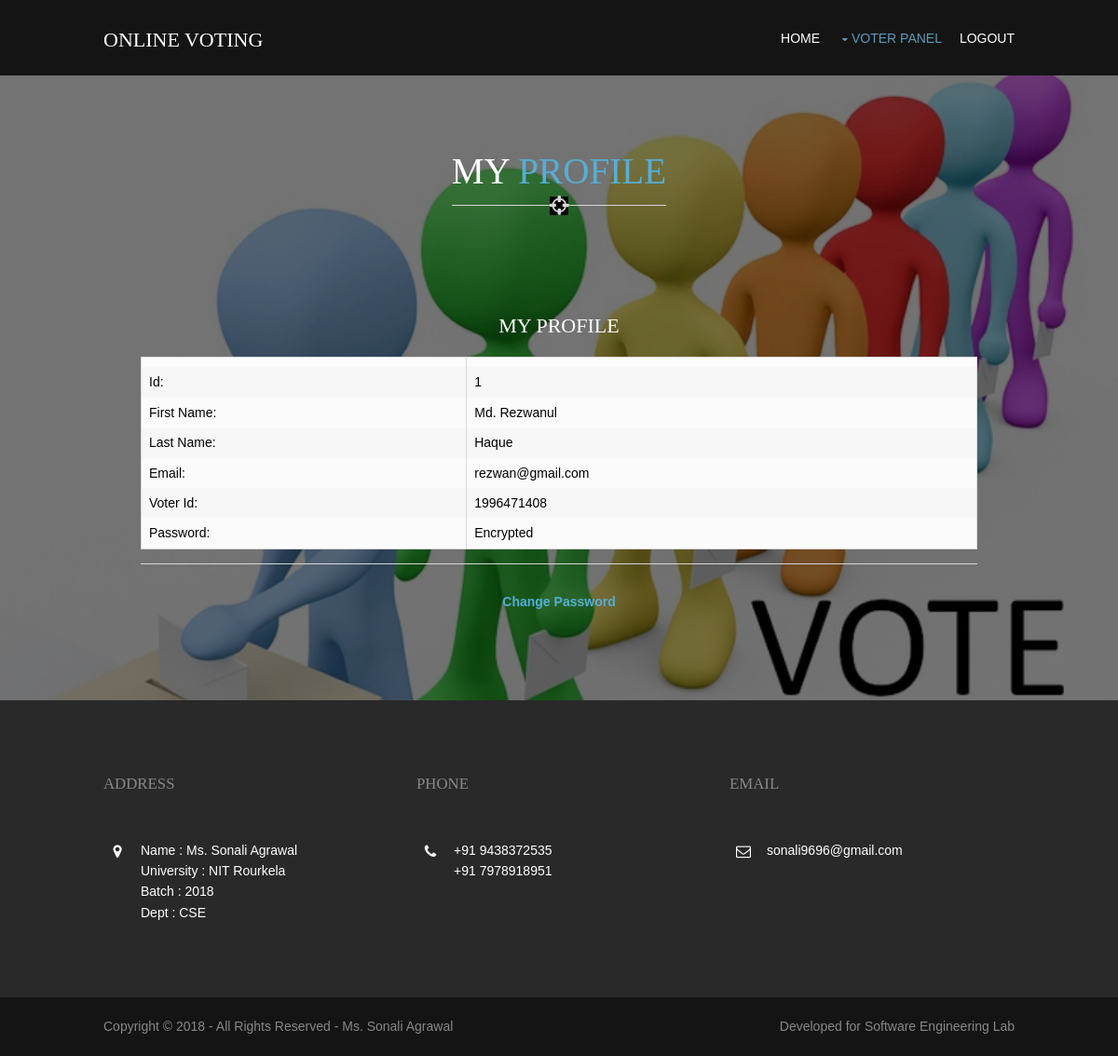
/manage-profile.php (signed in), run on the app's committed database.
### tables this page shows
CREATE TABLE IF NOT EXISTS `tbmembers` (
  `member_id` int(5) NOT NULL AUTO_INCREMENT,
  `first_name` varchar(45) NOT NULL,
  `last_name` varchar(45) NOT NULL,
  `email` varchar(45) NOT NULL,
  `voter_id` varchar(45) NOT NULL,
  `password` varchar(45) NOT NULL,
  `voter_status` int(11) NOT NULL DEFAULT '0',
  `candi_status` int(11) NOT NULL DEFAULT '0',
  `is_candidate` int(11) NOT NULL DEFAULT '0',
  `milestones` text NOT NULL,
  PRIMARY KEY (`member_id`),
  UNIQUE KEY `voter_id` (`voter_id`)
);

### manage-profile.php (the view, shortened to what this page needs)
<?php
 $mysqli = new mysqli("localhost", "root", "", "poll");
    $result= $mysqli->query("SELECT * FROM tbMembers WHERE member_id = '$_SESSION[member_id]'")
    or die("There are no records to display ... \n" . mysqli_error());
    $row = mysqli_fetch_array($result);
    if($row)
     {
         $stdId = $row['member_id'];
         $firstName = $row['first_name'];
         $lastName = $row['last_name'];
         $email = $row['email'];
         $voter_id = $row['voter_id'];
     }
?>
<!DOCTYPE html>
<html>
<head>
<link href="layout/styles/layout.css" rel="stylesheet" type="text/css" media="all">
</head>
<body id="top">
<div class="wrapper row1">
  <header id="header" class="hoc clear">
    <div id="logo" class="fl_left">
      <h1><a href="index.php">ONLINE VOTING</a></h1>
    </div>
    <nav id="mainav" class="fl_right">
      <ul class="clear">
        <li ><a href="voter.php">Home</a></li>
        <li class="active"><a class="drop" href="#">Voter Panel</a>
        </li>
        <li><a href="logout.php">Logout</a></li>
      </ul>
    </nav>
  </header>
</div>
<div class="wrapper bgded overlay" style="background-image:url('images/demo/backgrounds/background1.jpg');">
  <section id="testimonials" class="hoc container clear">
    <center>
	<h2 class="font-x3 uppercase btmspace-80 underlined"> My <a href="#">Profile</a></h2>
    </center>
	<ul class="nospace group">
        <center>
		<blockquote>
            <table border="0" width="620" align="center">
            <CAPTION><h3>MY PROFILE</h3></CAPTION>
            <form>
            <br>
            <tr><td></td><td></td></tr>
            <tr>
                <td style="color:#000000"; >Id:</td>
                <td style="color:#000000"; ><?php echo $stdId; ?></td>
            </tr>
            <tr>
                <td style="color:#000000"; >First Name:</td>
                <td style="color:#000000"; ><?php echo $firstName; ?></td>
            </tr>
            <tr>
                <td style="color:#000000"; >Last Name:</td>
                <td style="color:#000000"; ><?php echo $lastName; ?></td>
            </tr>
            <tr>
                <td style="color:#000000"; >Email:</td>
                <td style="color:#000000"; ><?php echo $email; ?></td>
            </tr>
            <tr>
                <td style="color:#000000"; >Voter Id:</td>
                <td style="color:#000000"; ><?php echo $voter_id; ?></td>
            </tr>
			<tr>
                <td style="color:#000000"; >Password:</td>
                <td style="color:#000000"; >Encrypted</td>
            </tr>
            </table>
                  <hr>
			<center>
			<br> <a href="changePassword.php"><b>Change Password</b></a>
			</center>
        </blockquote>
		</center>
    </ul>
  </section>
</div>
<div class="wrapper row4">
  <footer id="footer" class="hoc clear">
    <div class="one_third first">
      <h6 class="title">Address</h6>
      <ul class="nospace linklist contact">
        <li><i class="fa fa-map-marker"></i>
          <address>
          <p>
          Name        : Ms. Sonali Agrawal <br>
          University  : NIT Rourkela <br>
          Batch       : 2018 <br>
          Dept        : CSE <br>
          </p>
          </address>
        </li>
      </ul>
    </div>
    <div class="one_third">
      <h6 class="title">Phone</h6>
      <ul class="nospace linklist contact">
        <li><i class="fa fa-phone"></i> +91 9438372535<br>
          +91 7978918951</li>
      </ul>
    </div>
    <div class="one_third">
      <h6 class="title">Email</h6>
      <ul class="nospace linklist contact">
        <li><i class="fa fa-envelope-o"></i> sonali9696@gmail.com </li>
      </ul>
    </div>
  </footer>
</div>
<div class="wrapper row5">
  <div id="copyright" class="hoc clear">
    <p class="fl_left">Copyright &copy; 2018 - All Rights Reserved - <a href="#">Ms. Sonali Agrawal</a></p>
    <p class="fl_right">Developed for <a target="_blank" href="http://www.os-templates.com/" title="Free Website Templates">Software Engineering Lab</a></p>
  </div>
</div>
</body>
</html>

### layout/styles/layout.css (style rules this page uses)
#header { padding:30px 0 0 0; }
#header #logo { margin-top:; }
#header #logo h1 { margin:0; padding:0; font-size:22px; text-transform:uppercase; }
.container { padding:80px 0; }
#footer { padding:80px 0; }
#footer .title { margin:0 0 50px 0; padding:0; font-size:1.2rem; text-transform:uppercase; }
#footer .linklist li { display:block; margin-bottom:15px; padding:0 0 15px 0; border-bottom:1px solid; }
#footer .linklist li:last-child { margin:0; padding:0; border:none; }
#footer .linklist li::before, #footer .linklist li::after { display:table; content:""; }
#footer .linklist li, #footer .linklist li::after { clear:both; }
#footer .contact.linklist li, #footer .contact.linklist li:last-child { position:relative; padding-left:40px; }
#footer .contact li * { margin:0; padding:0; line-height:1.6; }
#footer .contact li i { display:block; position:absolute; top:0; left:0; width:30px; font-size:16px; text-align:center; }
#copyright { padding:20px 0; }
#copyright * { margin:0; padding:0; }
*, *::before, *::after { transition:all .3s ease-in-out; }
nav ul, nav ol { margin:0; padding:0; list-style:none; }
#mainav, #breadcrumb, .sidebar nav { line-height:normal; }
#mainav .drop::after, #mainav li li .drop::after, #breadcrumb li a::after, .sidebar nav a::after { position:absolute; font-family:"FontAwesome"; font-size:10px; line-height:10px; }
#mainav ul.clear { margin-top:3px; }
#mainav ul { text-transform:uppercase; }
#mainav li { display:inline-block; position:relative; margin:0 15px 0 0; padding:0; }
#mainav li:last-child { margin-right:0; }
#mainav li a { display:block; padding:0 0 32px 0; }
#mainav .drop { padding-left:15px; }
#mainav .drop::after, #mainav li li .drop::after { content:"\f0d7"; }
#mainav .drop::after { top:5px; left:5px; }
table, th, td { border:1px solid; border-collapse:collapse; vertical-align:top; }
table, th { table-layout:auto; }
table { width:100%; margin-bottom:15px; }
th, td { padding:5px 8px; }
td { border-width:0 1px; }
body { color:#888888; background-color:#141414; }
a { color:#56AED4; }
hr, .borderedbox { border-color:#D7D7D7; }
.overlay { color:#FFFFFF; background-color:inherit; }
.overlay::after { color:inherit; background-color:rgba(0,0,0,.55); }
.underlined::before { background-color:#D7D7D7; }
.underlined::after { color:#D7D7D7; background-color:#FFFFFF; }
.bgded .underlined::after { background-color:#000000; }
.row1 { color:#FFFFFF; background-color:#141414; }
.row4 { color:#FFFFFF; background-color:#292929; }
.row5, .row5 a { color:#888888; background-color:#141414; }
#header #logo * { color:inherit; }
#footer .title { color:#888888; }
#footer .linklist li { border-color:#141414; }
#mainav li a { color:inherit; }
#mainav .active a, #mainav a:hover, #mainav li:hover > a { color:#5B9BBD; background-color:inherit; }
table, th, td, #comments .avatar, #comments input, #comments textarea { border-color:#D7D7D7; }
tr, #comments li, #comments input[type="submit"], #comments input[type="reset"] { color:inherit; background-color:#FBFBFB; }
tr:nth-child(even), #comments li:nth-child(even) { color:inherit; background-color:#F7F7F7; }
@media screen and (min-width:978px) { .hoc { max-width:978px; } }

### data on the page
tbmembers: member_id "1", first_name "Md. Rezwanul", last_name "Haque", email "rezwan@gmail.com", voter "1996471408"
